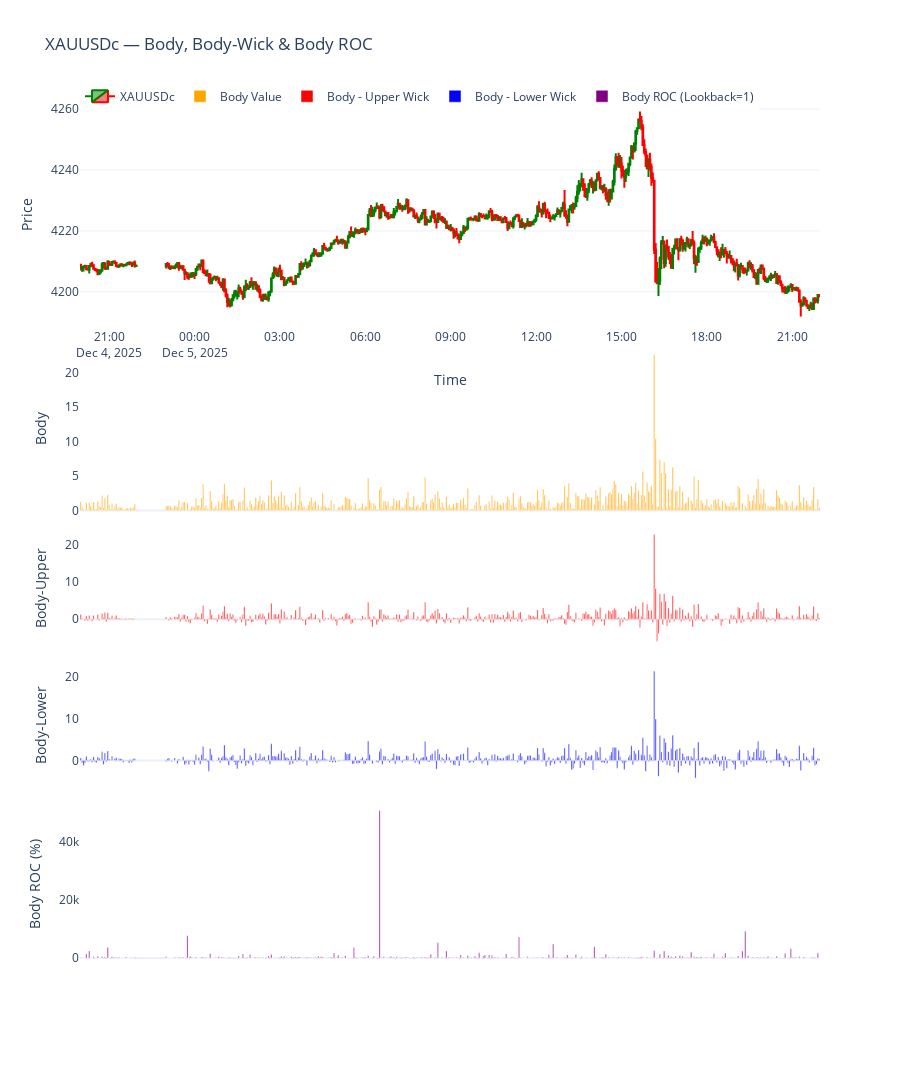

The notebook cell this image was saved under:
### Code cell
import MetaTrader5 as mt5 
import pandas as pd
import numpy as np
import plotly.graph_objects as go
from datetime import datetime, timedelta

# -------------------------
# 1. Initialize MT5
# -------------------------
if not mt5.initialize():
    print("MT5 initialization failed")
    mt5.shutdown()

# -------------------------
# 2. Fetch 3-minute data
# -------------------------
symbol = "XAUUSDc"
timeframe = mt5.TIMEFRAME_M3
n_bars = 500
utc_from = datetime.now() - timedelta(days=5)

rates = mt5.copy_rates_from(symbol, timeframe, utc_from, n_bars)
mt5.shutdown()

# -------------------------
# 3. Convert to DataFrame
# -------------------------
df = pd.DataFrame(rates)
df['time'] = pd.to_datetime(df['time'], unit='s')
df.set_index('time', inplace=True)

# -------------------------
# 4. Remove non-trading periods
# -------------------------
df = df[df.index.dayofweek < 5]

# -------------------------
# 5. Calculations
# -------------------------
df['body'] = abs(df['close'] - df['open'])
df['upper_wick'] = df['high'] - df[['open', 'close']].max(axis=1)
df['lower_wick'] = df[['open', 'close']].min(axis=1) - df['low']

df['body_minus_upper'] = df['body'] - df['upper_wick']
df['body_minus_lower'] = df['body'] - df['lower_wick']

# New: Rate of Change of Body with lookback = 1
df['body_roc'] = df['body'].pct_change(periods=1) * 100

# -------------------------
# 6. Plot
# -------------------------
fig = go.Figure()

# Pane 1: Candlestick
fig.add_trace(go.Candlestick(
    x=df.index,
    open=df['open'],
    high=df['high'],
    low=df['low'],
    close=df['close'],
    name='XAUUSDc',
    increasing_line_color='green',
    decreasing_line_color='red'
))

# Pane 2: Body values
fig.add_trace(go.Bar(
    x=df.index,
    y=df['body'],
    name='Body Value',
    marker_color='orange',
    yaxis='y2'
))

# Pane 3: Body - Upper Wick
fig.add_trace(go.Bar(
    x=df.index,
    y=df['body_minus_upper'],
    name='Body - Upper Wick',
    marker_color='red',
    yaxis='y3'
))

# Pane 4: Body - Lower Wick
fig.add_trace(go.Bar(
    x=df.index,
    y=df['body_minus_lower'],
    name='Body - Lower Wick',
    marker_color='blue',
    yaxis='y4'
))

# Pane 5: Rate of Change of Body
fig.add_trace(go.Bar(
    x=df.index,
    y=df['body_roc'],
    name='Body ROC (Lookback=1)',
    marker_color='purple',
    yaxis='y5'
))

# -------------------------
# Layout
# -------------------------
fig.update_layout(
    template='plotly_white',
    title='XAUUSDc — Body, Body-Wick & Body ROC',
    xaxis=dict(title='Time', rangeslider=dict(visible=False)),

    yaxis=dict(title='Price', domain=[0.75, 1.00]),
    yaxis2=dict(title='Body', domain=[0.55, 0.73], showgrid=False),
    yaxis3=dict(title='Body-Upper', domain=[0.40, 0.53], showgrid=False),
    yaxis4=dict(title='Body-Lower', domain=[0.25, 0.38], showgrid=False),
    yaxis5=dict(title='Body ROC (%)', domain=[0.05, 0.23], showgrid=False),

    height=1600,
    legend=dict(orientation='h', y=1.02, x=0)
)

fig.show()

### Figure 1 — Plotly figure (JSON) as saved in the notebook; plotly's stock layout.template omitted (floating-point values rounded to 4 significant figures; data arrays with more than 128 entries replaced by an {"elided": "..."} marker saying what was removed)
{"data": [{"close": {"elided": "500 float values"}, "decreasing": {"line": {"color": "red"}}, "high": {"elided": "500 float values"}, "increasing": {"line": {"color": "green"}}, "low": {"elided": "500 float values"}, "name": "XAUUSDc", "open": {"elided": "500 float values"}, "type": "candlestick", "x": {"elided": "500 str values"}}, {"marker": {"color": "orange"}, "name": "Body Value", "type": "bar", "x": {"elided": "500 str values"}, "y": {"elided": "500 float values"}, "yaxis": "y2"}, {"marker": {"color": "red"}, "name": "Body - Upper Wick", "type": "bar", "x": {"elided": "500 str values"}, "y": {"elided": "500 float values"}, "yaxis": "y3"}, {"marker": {"color": "blue"}, "name": "Body - Lower Wick", "type": "bar", "x": {"elided": "500 str values"}, "y": {"elided": "500 float values"}, "yaxis": "y4"}, {"marker": {"color": "purple"}, "name": "Body ROC (Lookback=1)", "type": "bar", "x": {"elided": "500 str values"}, "y": {"elided": "500 float values"}, "yaxis": "y5"}], "layout": {"height": 1600, "legend": {"orientation": "h", "x": 0, "y": 1.02}, "title": {"text": "XAUUSDc — Body, Body-Wick & Body ROC"}, "xaxis": {"rangeslider": {"visible": false}, "title": {"text": "Time"}}, "yaxis": {"domain": [0.75, 1], "title": {"text": "Price"}}, "yaxis2": {"domain": [0.55, 0.73], "showgrid": false, "title": {"text": "Body"}}, "yaxis3": {"domain": [0.4, 0.53], "showgrid": false, "title": {"text": "Body-Upper"}}, "yaxis4": {"domain": [0.25, 0.38], "showgrid": false, "title": {"text": "Body-Lower"}}, "yaxis5": {"domain": [0.05, 0.23], "showgrid": false, "title": {"text": "Body ROC (%)"}}}}
